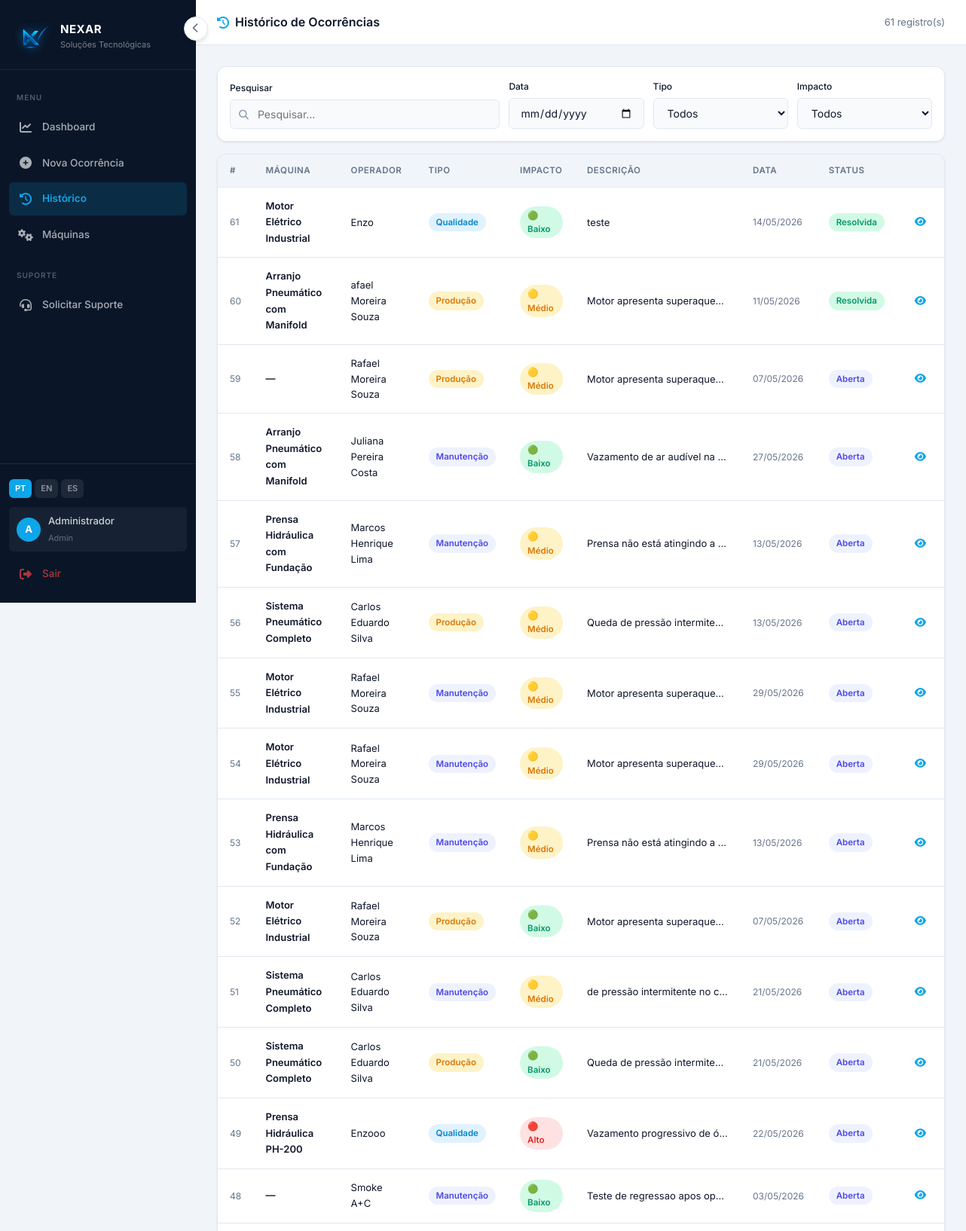
/historico (signed in, upper part), run on the app's committed database.
### tables this page shows
CREATE TABLE usuarios (
            id INTEGER PRIMARY KEY AUTOINCREMENT,
            nome TEXT NOT NULL,
            email TEXT UNIQUE NOT NULL,
            senha_hash TEXT NOT NULL,
            perfil TEXT DEFAULT 'operador',
            ativo INTEGER DEFAULT 1,
            criado_em DATETIME DEFAULT CURRENT_TIMESTAMP
        );

CREATE TABLE ocorrencias (
            id INTEGER PRIMARY KEY AUTOINCREMENT,
            data_ocorrencia TEXT,
            nome_operador TEXT,
            setor_area TEXT,
            descricao TEXT,
            tipo_ocorrencia TEXT,
            nivel_impacto TEXT,
            problema_recorrente TEXT,
            detalhamento_tecnico TEXT,
            resposta_ia TEXT,
            imagem_url TEXT,
            data_registro DATETIME DEFAULT CURRENT_TIMESTAMP
        , ia_status TEXT DEFAULT 'ok', status TEXT DEFAULT 'Aberta', diagrama_url TEXT, maquina_id INTEGER, anotacoes_ia TEXT, solucao_aplicada TEXT, componente_real TEXT, data_resolucao DATETIME, resolvido_por_id INTEGER);

CREATE TABLE maquinas (
            id INTEGER PRIMARY KEY AUTOINCREMENT,
            nome TEXT NOT NULL,
            modelo TEXT,
            fabricante TEXT,
            ano TEXT,
            setor TEXT,
            descricao TEXT,
            criado_em DATETIME DEFAULT CURRENT_TIMESTAMP
        );

### app.py (the view)
@app.route("/historico")
@login_required
def historico():
    try:
        conn = get_db()
        ocorrencias = conn.execute(
            "SELECT o.*, m.nome AS maquina_nome, u.nome AS resolvido_por_nome "
            "FROM ocorrencias o "
            "LEFT JOIN maquinas m ON o.maquina_id = m.id "
            "LEFT JOIN usuarios u ON o.resolvido_por_id = u.id "
            "ORDER BY o.data_registro DESC"
        ).fetchall()
        conn.close()
        return render_template("historico.html", ocorrencias=ocorrencias)
    except Exception as e:
        logger.exception(f"Erro ao listar histórico: {e}")
        return render_template("historico.html", ocorrencias=[])

### app.py (called while the page is built)
def get_db():
    conn = sqlite3.connect("qrqc.db")
    conn.row_factory = sqlite3.Row
    return conn

@login_manager.user_loader
def load_user(user_id):
    conn = get_db()
    u = conn.execute("SELECT * FROM usuarios WHERE id = ?", (user_id,)).fetchone()
    conn.close()
    if u:
        return User(u["id"], u["nome"], u["email"], u["perfil"])
    return None

@app.context_processor
def inject_globals():
    lang = session.get("lang", "pt")
    return {"t": TRANSLATIONS.get(lang, TRANSLATIONS["pt"]), "lang": lang}

### templates/historico.html (shortened to what this page needs)
{% extends 'menu.html' %}
{% block content %}
<div class="topbar">
  <div class="topbar-title">
    <i class="fas fa-history"></i> {{ t.historico_titulo }}
  </div>
  <div class="topbar-actions">
    <span style="font-size:13px; color:var(--text-muted);">
      {{ ocorrencias|length }} registro(s)
    </span>
  </div>
</div>
<div class="page-body">
  <div class="card" style="margin-bottom:16px;">
    <div class="card-body" style="padding:16px;">
      <div class="filter-grid">
        <div>
          <label class="form-label" style="font-size:12px;">Pesquisar</label>
          <div style="position:relative;">
            <i class="fas fa-search" style="position:absolute; left:12px; top:50%; transform:translateY(-50%); color:var(--text-light); font-size:13px;"></i>
            <input id="searchInput" type="text" class="form-control" placeholder="{{ t.pesquisar }}"
                   style="padding-left:36px;" oninput="filterTable()" />
          </div>
        </div>
        <div>
          <label class="form-label" style="font-size:12px;">Data</label>
          <input id="dateInput" type="date" class="form-control" onchange="filterTable()" />
        </div>
        <div>
          <label class="form-label" style="font-size:12px;">Tipo</label>
          <select id="tipoSelect" class="form-select" onchange="filterTable()">
            <option value="">Todos</option>
          </select>
        </div>
        <div>
          <label class="form-label" style="font-size:12px;">Impacto</label>
          <select id="impactoSelect" class="form-select" onchange="filterTable()">
            <option value="">Todos</option>
          </select>
        </div>
      </div>
    </div>
  </div>
  <div class="card">
    <div class="table-wrapper">
      <table class="table" id="tabelaHistorico">
        <thead>
          <tr>
            <th>#</th>
            <th>Máquina</th>
            <th>Operador</th>
            <th>Tipo</th>
            <th>Impacto</th>
            <th>Descrição</th>
            <th>Data</th>
            <th>Status</th>
            <th></th>
          </tr>
        </thead>
        <tbody id="tableBody">
          {% for o in ocorrencias %}
          <tr data-tipo="{{ o.tipo_ocorrencia }}"
              data-impacto="{{ o.nivel_impacto }}"
              data-data="{{ o.data_ocorrencia[:10] if o.data_ocorrencia else '' }}">
            <td style="color:var(--text-muted); font-size:12px;">{{ o.id }}</td>
            <td>
              <span style="font-weight:600; font-size:13px;">{{ o.maquina_nome or '—' }}</span>
            </td>
            <td style="font-size:13px;">{{ o.nome_operador }}</td>
            <td>
              {% if o.tipo_ocorrencia == 'Qualidade' %}
                <span class="badge badge-primary">{{ o.tipo_ocorrencia }}</span>
              {% elif o.tipo_ocorrencia == 'Segurança' %}
                <span class="badge badge-danger">{{ o.tipo_ocorrencia }}</span>
              {% elif o.tipo_ocorrencia == 'Produção' %}
                <span class="badge badge-warning">{{ o.tipo_ocorrencia }}</span>
              {% else %}
                <span class="badge badge-info">{{ o.tipo_ocorrencia }}</span>
              {% endif %}
            </td>
            <td>
              {% if o.nivel_impacto == 'Alto' %}
                <span class="badge badge-danger">🔴 Alto</span>
              {% elif o.nivel_impacto == 'Médio' %}
                <span class="badge badge-warning">🟡 Médio</span>
              {% else %}
                <span class="badge badge-success">🟢 Baixo</span>
              {% endif %}
            </td>
            <td style="max-width:220px; overflow:hidden; text-overflow:ellipsis; white-space:nowrap; font-size:13px;">
              {{ o.descricao }}
            </td>
            <td style="font-size:12px; color:var(--text-muted); white-space:nowrap;">
              {% if o.data_ocorrencia %}
                {{ o.data_ocorrencia[:10].split('-')|reverse|join('/') }}
              {% endif %}
            </td>
            <td>
              {% if o.status == 'Resolvida' or o.status == 'Fechada' %}
                <span class="badge badge-success">{{ o.status }}</span>
              {% elif o.status == 'Em andamento' %}
                <span class="badge badge-warning">{{ o.status }}</span>
              {% else %}
                <span class="badge badge-info">{{ o.status or 'Aberta' }}</span>
              {% endif %}
            </td>
            <td>
              <button class="btn btn-ghost btn-icon btn-abrir-modal"
                      data-id="{{ o.id }}"
                      data-maquina="{{ (o.maquina_nome or '—') | e }}"
                      data-operador="{{ o.nome_operador | e }}"
                      data-tipo="{{ o.tipo_ocorrencia | e }}"
                      data-impacto="{{ o.nivel_impacto | e }}"
                      data-data="{{ o.data_ocorrencia | e }}"
                      data-descricao="{{ (o.descricao or '') | e }}"
                      data-resposta="{{ (o.resposta_ia or '') | e }}"
                      data-diagrama="{{ (o.diagrama_url or '') | e }}"
                      data-anotacoes="{{ (o.anotacoes_ia or '') | e }}"
                      title="Ver detalhes">
                <i class="fas fa-eye" style="color:var(--primary);"></i>
              </button>
            </td>
          </tr>
          {% endfor %}
        </tbody>
      </table>
    </div>
  </div>
</div>
{% endblock %}

### templates/menu.html (shortened to what this page needs)
<!DOCTYPE html>
<html lang="{{ lang }}">
<head>
  <link rel="stylesheet" href="/static/css/design-system.css" />
  <link rel="stylesheet" href="https://cdnjs.cloudflare.com/ajax/libs/font-awesome/6.5.0/css/all.min.css" />
</head>
<body>
<div class="app-wrapper">
  <aside class="sidebar" id="sidebar">
    <div class="sidebar-logo">
      <img src="/static/assets/img/nexar_logo_clean.png" alt="Nexar" />
      <div class="sidebar-logo-text">
        <h4>NEXAR</h4>
        <p>Soluções Tecnológicas</p>
      </div>
    </div>
    <nav class="sidebar-nav">
      <span class="nav-label">Menu</span>
      <a href="{{ url_for('dashboard') }}"
         class="nav-item {% if request.endpoint == 'dashboard' %}active{% endif %}">
        <i class="fas fa-chart-line"></i>
        <span>Dashboard</span>
      </a>
      <a href="{{ url_for('CadastroOcorrencia') }}"
         class="nav-item {% if request.endpoint == 'CadastroOcorrencia' or request.endpoint == 'registrar_ocorrencia' %}active{% endif %}">
        <i class="fas fa-plus-circle"></i>
        <span>{{ t.nova_ocorrencia }}</span>
      </a>
      <a href="{{ url_for('historico') }}"
         class="nav-item {% if request.endpoint == 'historico' %}active{% endif %}">
        <i class="fas fa-history"></i>
        <span>{{ t.historico }}</span>
      </a>
      <a href="{{ url_for('maquinas') }}"
         class="nav-item {% if 'maquina' in request.endpoint %}active{% endif %}">
        <i class="fas fa-cogs"></i>
        <span>{{ t.maquinas }}</span>
      </a>
      <span class="nav-label" style="margin-top:8px">Suporte</span>
      <a href="{{ url_for('solicitacao') }}"
         class="nav-item {% if request.endpoint == 'solicitacao' %}active{% endif %}">
        <i class="fas fa-headset"></i>
        <span>{{ t.solicitar_suporte }}</span>
      </a>
    </nav>
    <div class="sidebar-footer">
      <div class="lang-selector">
        <a href="{{ url_for('set_lang', lang='pt') }}"
           class="lang-btn {% if lang == 'pt' %}active{% endif %}">PT</a>
        <a href="{{ url_for('set_lang', lang='en') }}"
           class="lang-btn {% if lang == 'en' %}active{% endif %}">EN</a>
        <a href="{{ url_for('set_lang', lang='es') }}"
           class="lang-btn {% if lang == 'es' %}active{% endif %}">ES</a>
      </div>
      <div class="user-chip">
        <div class="user-avatar">
          {{ current_user.nome[0].upper() if current_user.is_authenticated else 'U' }}
        </div>
        <div class="user-info-text">
          <p>{{ current_user.nome if current_user.is_authenticated else 'Usuário' }}</p>
          <span>{{ current_user.perfil.title() if current_user.is_authenticated else '' }}</span>
        </div>
      </div>
      <a href="{{ url_for('logout') }}" class="nav-item" style="color: rgba(239,68,68,.7);">
        <i class="fas fa-sign-out-alt"></i>
        <span>{{ t.sair }}</span>
      </a>
    </div>
  </aside>
  <button class="sidebar-toggle" id="sidebarToggle" onclick="toggleSidebar()">
    <i class="fas fa-chevron-left"></i>
  </button>
  <div class="main-content" id="mainContent">
    {% block content %}{% endblock %}
  </div>
</div>
</body>
</html>

### data on the page
usuarios: nome "A", nome "Administrador", perfil "Admin"
ocorrencias: id "61", nome "Motor Elétrico Industrial", nome_operador "Enzo", tipo_ocorrencia "Qualidade", nivel_impacto "🟢 Baixo", descricao "teste", data_ocorrencia "14/05/2026", status "Resolvida"
ocorrencias: id "60", nome "Arranjo Pneumático com Manifold", nome_operador "afael Moreira Souza", tipo_ocorrencia "Produção", nivel_impacto "🟡 Médio", descricao "Motor apresenta superaque…", data_ocorrencia "11/05/2026", status "Resolvida"
ocorrencias: id "59", maquina_nome "—", nome_operador "Rafael Moreira Souza", tipo_ocorrencia "Produção", nivel_impacto "🟡 Médio", descricao "Motor apresenta superaque…", data_ocorrencia "07/05/2026", status "Aberta"
ocorrencias: id "58", nome "Arranjo Pneumático com Manifold", nome_operador "Juliana Pereira Costa", tipo_ocorrencia "Manutenção", nivel_impacto "🟢 Baixo", descricao "Vazamento de ar audível na…", data_ocorrencia "27/05/2026", status "Aberta"
ocorrencias: id "57", nome "Prensa Hidráulica com Fundação", nome_operador "Marcos Henrique Lima", tipo_ocorrencia "Manutenção", nivel_impacto "🟡 Médio", descricao "Prensa não está atingindo a…", data_ocorrencia "13/05/2026", status "Aberta"
ocorrencias: id "56", nome "Sistema Pneumático Completo", nome_operador "Carlos Eduardo Silva", tipo_ocorrencia "Produção", nivel_impacto "🟡 Médio", descricao "Queda de pressão intermite…", data_ocorrencia "13/05/2026", status "Aberta"
ocorrencias: id "55", nome "Motor Elétrico Industrial", nome_operador "Rafael Moreira Souza", tipo_ocorrencia "Manutenção", nivel_impacto "🟡 Médio", descricao "Motor apresenta superaque…", data_ocorrencia "29/05/2026", status "Aberta"
ocorrencias: id "54", nome "Motor Elétrico Industrial", nome_operador "Rafael Moreira Souza", tipo_ocorrencia "Manutenção", nivel_impacto "🟡 Médio", descricao "Motor apresenta superaque…", data_ocorrencia "29/05/2026", status "Aberta"
ocorrencias: id "53", nome "Prensa Hidráulica com Fundação", nome_operador "Marcos Henrique Lima", tipo_ocorrencia "Manutenção", nivel_impacto "🟡 Médio", descricao "Prensa não está atingindo a…", data_ocorrencia "13/05/2026", status "Aberta"
ocorrencias: id "52", nome "Motor Elétrico Industrial", nome_operador "Rafael Moreira Souza", tipo_ocorrencia "Produção", nivel_impacto "🟢 Baixo", descricao "Motor apresenta superaque…", data_ocorrencia "07/05/2026", status "Aberta"
ocorrencias: id "51", nome "Sistema Pneumático Completo", nome_operador "Carlos Eduardo Silva", tipo_ocorrencia "Manutenção", nivel_impacto "🟡 Médio", descricao "de pressão intermitente no c…", data_ocorrencia "21/05/2026", status "Aberta"
ocorrencias: id "50", nome "Sistema Pneumático Completo", nome_operador "Carlos Eduardo Silva", tipo_ocorrencia "Produção", nivel_impacto "🟢 Baixo", descricao "Queda de pressão intermite…", data_ocorrencia "21/05/2026", status "Aberta"
ocorrencias: id "49", nome "Prensa Hidráulica PH-200", nome_operador "Enzooo", tipo_ocorrencia "Qualidade", nivel_impacto "🔴 Alto", descricao "Vazamento progressivo de ó…", data_ocorrencia "22/05/2026", status "Aberta"
ocorrencias: id "48", maquina_nome "—", nome_operador "Smoke A+C", tipo_ocorrencia "Manutenção", nivel_impacto "🟢 Baixo", descricao "Teste de regressao apos op…", data_ocorrencia "03/05/2026", status "Aberta"

### other printed values
{{ t.nova_ocorrencia }} "Nova Ocorrência"
{{ t.historico }} "Histórico"
{{ t.maquinas }} "Máquinas"
{{ t.solicitar_suporte }} "Solicitar Suporte"
{{ t.sair }} "Sair"
{{ t.historico_titulo }} "Histórico de Ocorrências"
{{ ocorrencias|length }} "61"
